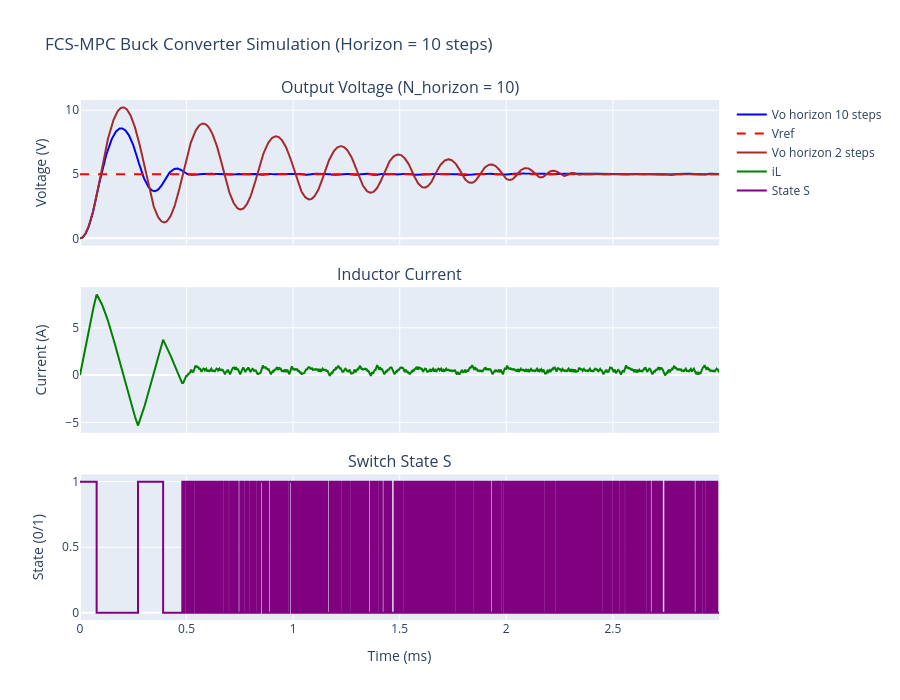

This figure's notebook cell:
### Markdown cell above
---
##  Configuration
**This is the only cell you normally need to edit.**

### Code cell
import itertools
import numpy as np
import plotly.graph_objects as go
from plotly.subplots import make_subplots

# ---------------------------------------------------------
# 1. System Parameters
# ---------------------------------------------------------
Vin = 12.0          # Input Voltage (V)
Vref = 5.0          # Target Voltage (V)
L = 100e-6          # Inductor (H)
C = 100e-6          # Capacitor (F)
R = 10.0            # Load Resistor (Ohm)
Ts = 2e-6           # Sampling Time (s)
t_final = 0.003     # Simulation Time (3 ms)

# Prediction horizon setting (Change N_horizon to 2, 3, etc.)
N_horizon = 10       

time = np.arange(0, t_final, Ts)
N_sim = len(time)

iL = np.zeros(N_sim)
vo = np.zeros(N_sim)
S_history = np.zeros(N_sim)

# ---------------------------------------------------------
# 2. Physics & MPC Functions
# ---------------------------------------------------------
def predict_next_state(iL_k, vo_k, S_val):
    """Calculates state derivative and predicts state at k+1."""
    diL_dt = (Vin * S_val - vo_k) / L
    dvo_dt = (iL_k - vo_k / R) / C
    return iL_k + Ts * diL_dt, vo_k + Ts * dvo_dt

def evaluate_horizon(iL_start, vo_start, sequence):
    """Simulates system over candidate sequence and returns final voltage error."""
    curr_iL, curr_vo = iL_start, vo_start
    for S_val in sequence:
        curr_iL, curr_vo = predict_next_state(curr_iL, curr_vo, S_val)
    return (curr_vo - Vref) ** 2

# Generate all possible switching combinations (2^N_horizon)
switching_candidates = list(itertools.product([0, 1], repeat=N_horizon))

# ---------------------------------------------------------
# 3. Main MPC Simulation Loop
# ---------------------------------------------------------
for k in range(N_sim - 1):
    best_cost = float('inf')
    best_sequence = switching_candidates[0]
    
    # Evaluate every candidate path over the horizon
    for seq in switching_candidates:
        cost = evaluate_horizon(iL[k], vo[k], seq)
        if cost < best_cost:
            best_cost = cost
            best_sequence = seq
            
    # Apply FIRST action of optimal sequence
    best_S = best_sequence[0]
    S_history[k] = best_S
    iL[k+1], vo[k+1] = predict_next_state(iL[k], vo[k], best_S)

S_history[-1] = S_history[-2]

# ---------------------------------------------------------
# 4. Interactive Plotly Visualization
# ---------------------------------------------------------
fig = make_subplots(
    rows=3, cols=1, 
    shared_xaxes=True,
    vertical_spacing=0.08,
    subplot_titles=(
        f"Output Voltage (N_horizon = {N_horizon})", 
        "Inductor Current", 
        "Switch State S"
    )
)

# Output Voltage Trace
fig.add_trace(go.Scatter(x=time*1e3, y=vo, name="Vo horizon " + str(N_horizon) + " steps", line=dict(color='blue')), row=1, col=1)
fig.add_trace(go.Scatter(x=time*1e3, y=[Vref]*N_sim, name="Vref", line=dict(color='red', dash='dash')), row=1, col=1)
fig.add_trace(go.Scatter(x=time_base*1e3, y=vo_base, name="Vo horizon 2 steps", line=dict(color='brown')), row=1, col=1)

# Inductor Current Trace
fig.add_trace(go.Scatter(x=time*1e3, y=iL, name="iL", line=dict(color='green')), row=2, col=1)

# Switch State Trace
fig.add_trace(go.Scatter(x=time*1e3, y=S_history, name="State S", line=dict(color='purple', shape='hv')), row=3, col=1)

# Layout Setup
fig.update_xaxes(title_text="Time (ms)", row=3, col=1)
fig.update_yaxes(title_text="Voltage (V)", row=1, col=1)
fig.update_yaxes(title_text="Current (A)", row=2, col=1)
fig.update_yaxes(title_text="State (0/1)", row=3, col=1)

fig.update_layout(
    height=700, 
    width=900, 
    title_text=f"FCS-MPC Buck Converter Simulation (Horizon = {N_horizon} steps)",
    showlegend=True
)

fig.show()

### Figure 1 — Plotly figure (JSON) as saved in the notebook; plotly's stock layout.template omitted (floating-point values rounded to 4 significant figures; data arrays with more than 128 entries replaced by an {"elided": "..."} marker saying what was removed)
{"data": [{"line": {"color": "blue"}, "name": "Vo horizon 10 steps", "type": "scatter", "x": {"elided": "1500 float values"}, "xaxis": "x", "y": {"elided": "1500 float values"}, "yaxis": "y"}, {"line": {"color": "red", "dash": "dash"}, "name": "Vref", "type": "scatter", "x": {"elided": "1500 float values"}, "xaxis": "x", "y": {"elided": "1500 int values"}, "yaxis": "y"}, {"line": {"color": "brown"}, "name": "Vo horizon 2 steps", "type": "scatter", "x": {"elided": "1500 float values"}, "xaxis": "x", "y": {"elided": "1500 float values"}, "yaxis": "y"}, {"line": {"color": "green"}, "name": "iL", "type": "scatter", "x": {"elided": "1500 float values"}, "xaxis": "x2", "y": {"elided": "1500 float values"}, "yaxis": "y2"}, {"line": {"color": "purple", "shape": "hv"}, "name": "State S", "type": "scatter", "x": {"elided": "1500 float values"}, "xaxis": "x3", "y": {"elided": "1500 float values"}, "yaxis": "y3"}], "layout": {"annotations": [{"font": {"size": 16}, "showarrow": false, "text": "Output Voltage (N_horizon = 10)", "x": 0.5, "xanchor": "center", "xref": "paper", "y": 1, "yanchor": "bottom", "yref": "paper"}, {"font": {"size": 16}, "showarrow": false, "text": "Inductor Current", "x": 0.5, "xanchor": "center", "xref": "paper", "y": 0.64, "yanchor": "bottom", "yref": "paper"}, {"font": {"size": 16}, "showarrow": false, "text": "Switch State S", "x": 0.5, "xanchor": "center", "xref": "paper", "y": 0.28, "yanchor": "bottom", "yref": "paper"}], "height": 700, "showlegend": true, "title": {"text": "FCS-MPC Buck Converter Simulation (Horizon = 10 steps)"}, "width": 900, "xaxis": {"anchor": "y", "domain": [0, 1], "matches": "x3", "showticklabels": false}, "xaxis2": {"anchor": "y2", "domain": [0, 1], "matches": "x3", "showticklabels": false}, "xaxis3": {"anchor": "y3", "domain": [0, 1], "title": {"text": "Time (ms)"}}, "yaxis": {"anchor": "x", "domain": [0.72, 1], "title": {"text": "Voltage (V)"}}, "yaxis2": {"anchor": "x2", "domain": [0.36, 0.64], "title": {"text": "Current (A)"}}, "yaxis3": {"anchor": "x3", "domain": [0, 0.28], "title": {"text": "State (0/1)"}}}}
